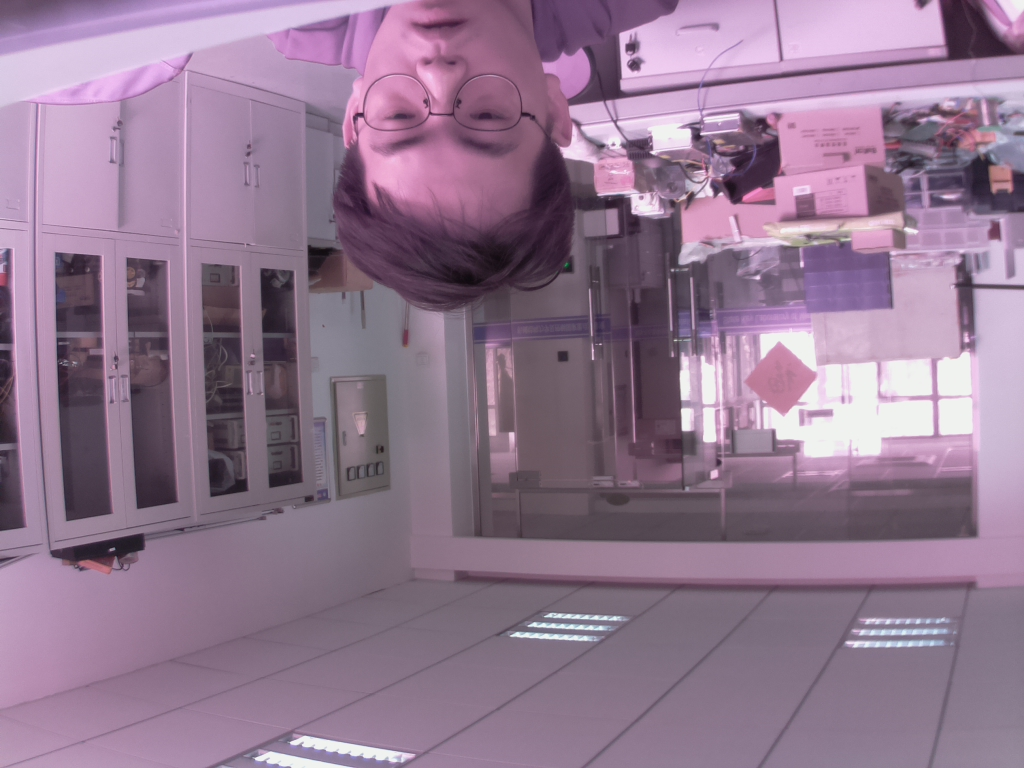
#> input picture foo1.jpg, 1024 x 768 px
$ python IThresh.py
#> lines starting #> are read from the running program, lines starting #| are printed output that depends on the picture; after the words box and inside, x2 and y2 are one past the last pixel; in counts of white or black regions, pixels touching at a corner belong together
'''
from opencv.org tutorials
https://docs.opencv.org/4.5.2/d7/d4d/tutorial_py_thresholding.html

Image Thresholding

'''

import cv2 as cv
import numpy as np
import matplotlib.pyplot as plt


img = cv.imread('../foo1.jpg',0)
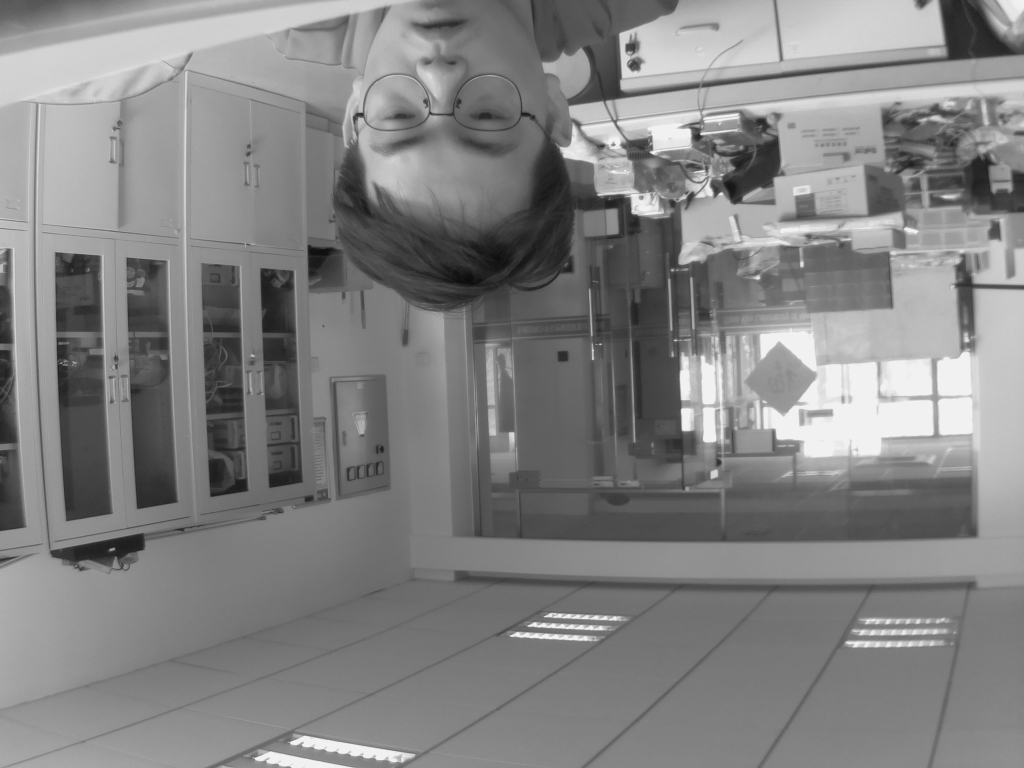
#> img: shape (768, 1024); min 11, max 243, mean 130.9
# [78 lines of commented-out code are left out]

blur = cv.GaussianBlur(img, (5, 5), 0)
# find normalized_histogram, and its cumulative distribution function
hist = cv.calcHist([blur], [0], None, [256], [0, 256])
#> hist = 256 values, max 14498 at index 124, min 0 at index 0, mean 3072
hist_norm = hist.ravel()/ hist.sum()
#> hist_norm = 256 values, max 0.0184 at index 124, min 0 at index 0, mean 0.00391
Q = hist_norm.cumsum()
#> Q = 256 values from 0 to 1

bins = np.arange(256)
fn_min = np.inf
thresh = -1

for i in range(1, 256):
    p1, p2 = np.hsplit(hist_norm, [i]) # probabilities
    q1, q2 = Q[i], Q[255]-Q[i] # cum sum of classes
    if q1 < 1.e-6 or q2 < 1.e-6:
        continue
    b1, b2 = np.hsplit(bins, [i]) # weights

    m1, m2 = np.sum(p1*b1)/q1, np.sum(p2*b2)/q2
    v1, v2 = np.sum(((b1-m1)**2)*p1)/q1, np.sum(((b2-m2)**2)*p2)/q2
    # calculates the minimization function
    fn = v1*q1 + v2*q2
    if fn < fn_min:
        fn_min = fn
        thresh = i
#> this loop made 255 passes
#> (p1, q1, q2, m1, m2, v1, v2, fn) on passes 13 to 15: ([0, 0, 0, 0, 0, 0, 0, 0, 0, 0, 0, 0, 0], 1.27e-05, 1, 0, 130.9, 0, 1861.2, 1861.2), ([0, 0, 0, 0, 0, 0, 0, 0, 0, 0, 0, 0, 0, 1.27e-05], 3.43e-05, 1, 4.81, 130.9, 24.81, 1861.1, 1861), ([0, 0, 0, 0, 0, 0, 0, 0, 0, 0, 0, 0, 0, 1.27e-05, 2.16e-05], 5.98e-05, 1, 7.83, 131, 19.46, 1860.8, 1860.7)
#> (q1, q2, m1, m2, v1, v2, fn, fn_min) on passes 16 to 21: (0.000117, 1, 7.26, 131, 24.99, 1860.6, 1860.4, 1860.4), (0.000179, 1, 9.84, 131, 18.65, 1859.9, 1859.6, 1859.6), (0.000233, 1, 12.14, 131, 11.26, 1859.2, 1858.8, 1858.8), (0.000296, 1, 12.78, 131, 11.21, 1858.7, 1858.1, 1858.1), (0.000393, 1, 12.71, 131, 15.14, 1858.1, 1857.3, 1857.3), (0.000516, 0.999, 13.42, 131, 16.56, 1857.1, 1856.1, 1856.1)

# find otsu's threshold value with OpenCV function
ret, otsu = cv.threshold(blur, 0, 255, cv.THRESH_BINARY+cv.THRESH_OTSU)
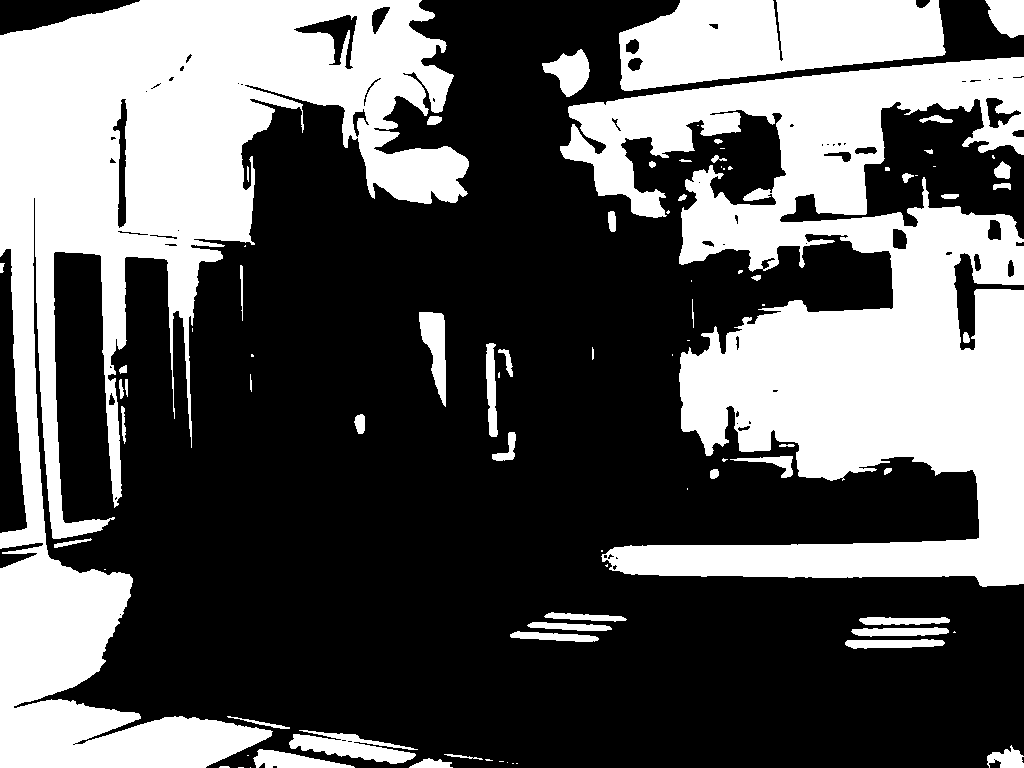
#> otsu: shape (768, 1024); 36.6% white; 86 white regions (33 under 20 px), largest, box (x1, y1, x2, y2) and area: (0, 0, 469, 768) 130384, (560, 57, 1024, 587) 119721, (619, 0, 946, 91) 21660
print('{} {}'.format(thresh, ret))
#| 141 140.0

$ run again, with foo2.jpg copied over foo1.jpg
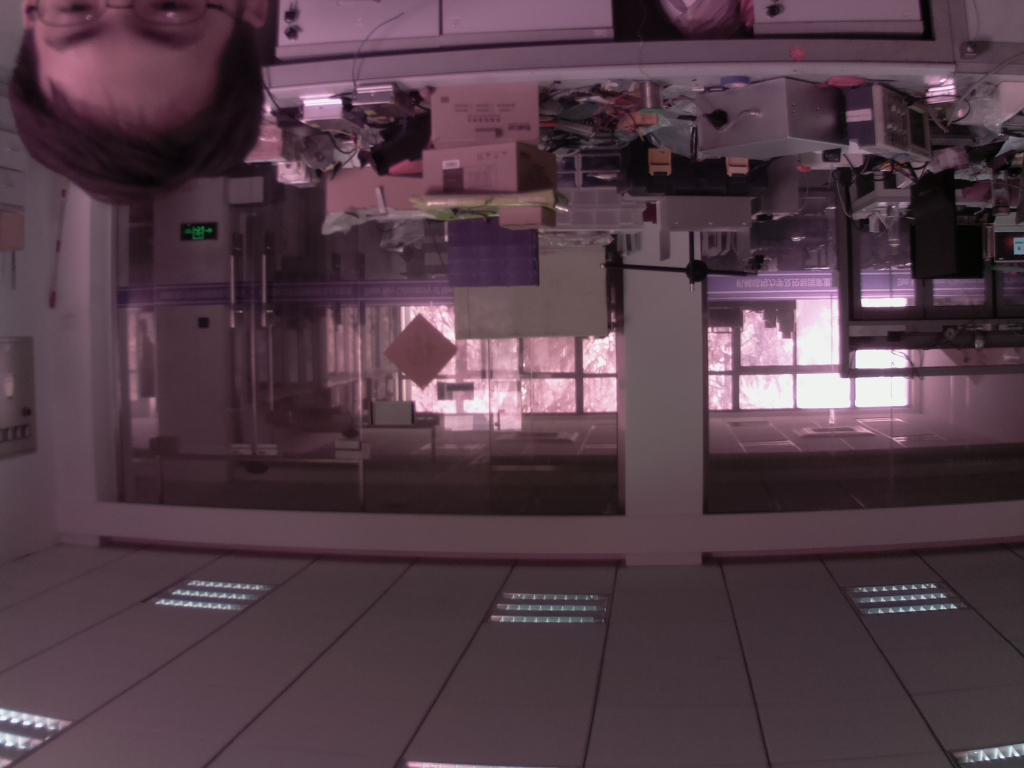
#> input picture foo2.jpg, 1024 x 768 px
#> `img = cv.imread('../foo1.jpg',0)`:
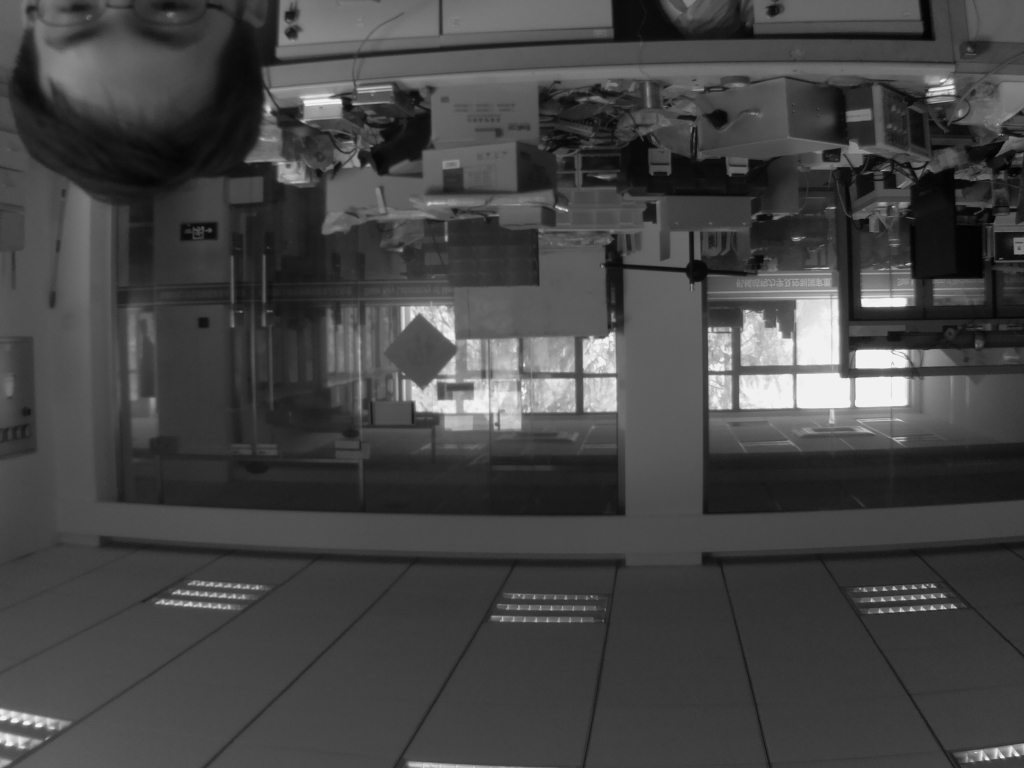
#> img: shape (768, 1024); min 1, max 243, mean 68.6
#> hist = 256 values, max 15856 at index 55, min 0 at index 0, mean 3072
#> hist_norm = 256 values, max 0.0202 at index 55, min 0 at index 0, mean 0.00391
#> Q = 256 values from 0 to 1
#> the loop `for i in range(1, 256):` made 255 passes
#> (p1, q1, q2, m1, m2, v1, v2, fn) on passes 3 to 6: ([0, 0, 0], 0.000104, 1, 0, 68.66, 0, 1365.7, 1365.5), ([0, 0, 0, 0.000104], 0.000877, 0.999, 0.357, 68.71, 0.83, 1366.3, 1365.1), ([0, 0, 0, 0.000104, 0.000773], 0.00169, 0.998, 2.01, 68.76, 1.87, 1364.2, 1361.9), ([0, 0, 0, 0.000104, 0.000773, 0.000815], 0.00212, 0.998, 3.52, 68.79, 0.936, 1361.4, 1358.5)
#> `ret, otsu = cv.threshold(blur, 0, 255, cv.THRESH_BINARY+cv.THRESH_OTSU)`:
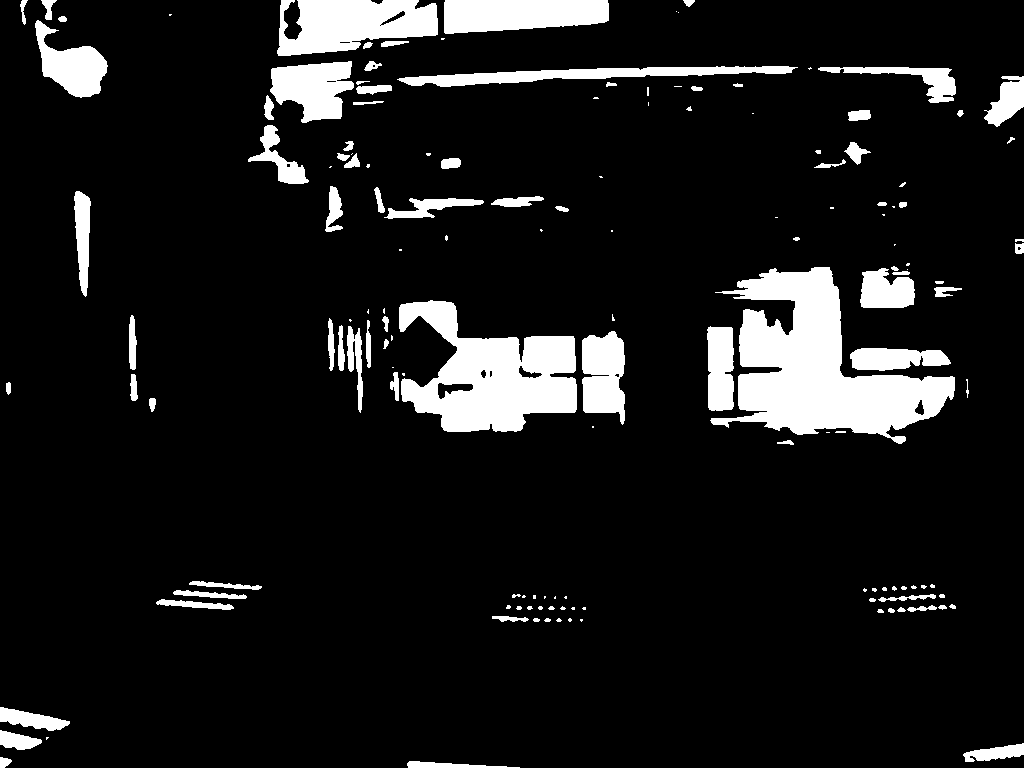
#> otsu: shape (768, 1024); 10.2% white; 150 white regions (61 under 20 px), largest, box (x1, y1, x2, y2) and area: (710, 267, 955, 444) 19932, (399, 300, 577, 432) 13451, (277, 0, 438, 56) 6448
#| 105 104.0

$ run again, with bilateral.jpg copied over foo1.jpg
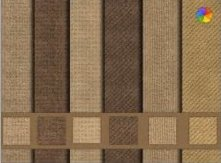
#> input picture bilateral.jpg, 221 x 163 px
#> `img = cv.imread('../foo1.jpg',0)`:
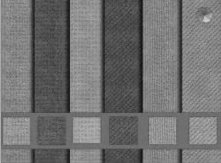
#> img: shape (163, 221); min 15, max 209, mean 113
#> hist = 256 values, max 1219 at index 132, min 0 at index 0, mean 140.7
#> hist_norm = 256 values, max 0.0338 at index 132, min 0 at index 0, mean 0.00391
#> Q = 256 values from 0 to 1
#> the loop `for i in range(1, 256):` made 255 passes
#> (q1, q2, m1, m2, v1, v2, fn, fn_min) on passes 35 to 41: (5.55e-05, 1, 0, 113, 0, 852.9, 852.8, 852.8), (0.000194, 1, 10, 113, 178.6, 852.6, 852.5, 852.5), (0.000416, 1, 16.67, 113, 169.4, 852, 851.7, 851.7), (0.000888, 0.999, 17.06, 113.1, 175.5, 851.1, 850.5, 850.5), (0.00189, 0.998, 17.53, 113.1, 183.4, 849.3, 848.1, 848.1), (0.00355, 0.996, 20.28, 113.3, 170.8, 845.3, 842.9, 842.9), (0.00519, 0.995, 26.72, 113.4, 104.8, 837.7, 833.9, 833.9)
#> after the loop `for i in range(1, 256):`: fn_min = 153.6; thresh = 105
#> `ret, otsu = cv.threshold(blur, 0, 255, cv.THRESH_BINARY+cv.THRESH_OTSU)`:
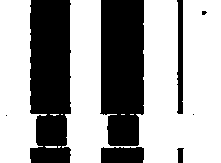
#> otsu: shape (163, 221); 63.1% white; 8 black regions (3 under 20 px), largest, box (x1, y1, x2, y2) and area: (30, 0, 71, 163) 6092, (100, 0, 144, 146) 5865, (101, 147, 144, 163) 655, (177, 0, 183, 114) 579, (177, 148, 184, 163) 77
#| 105 105.0
